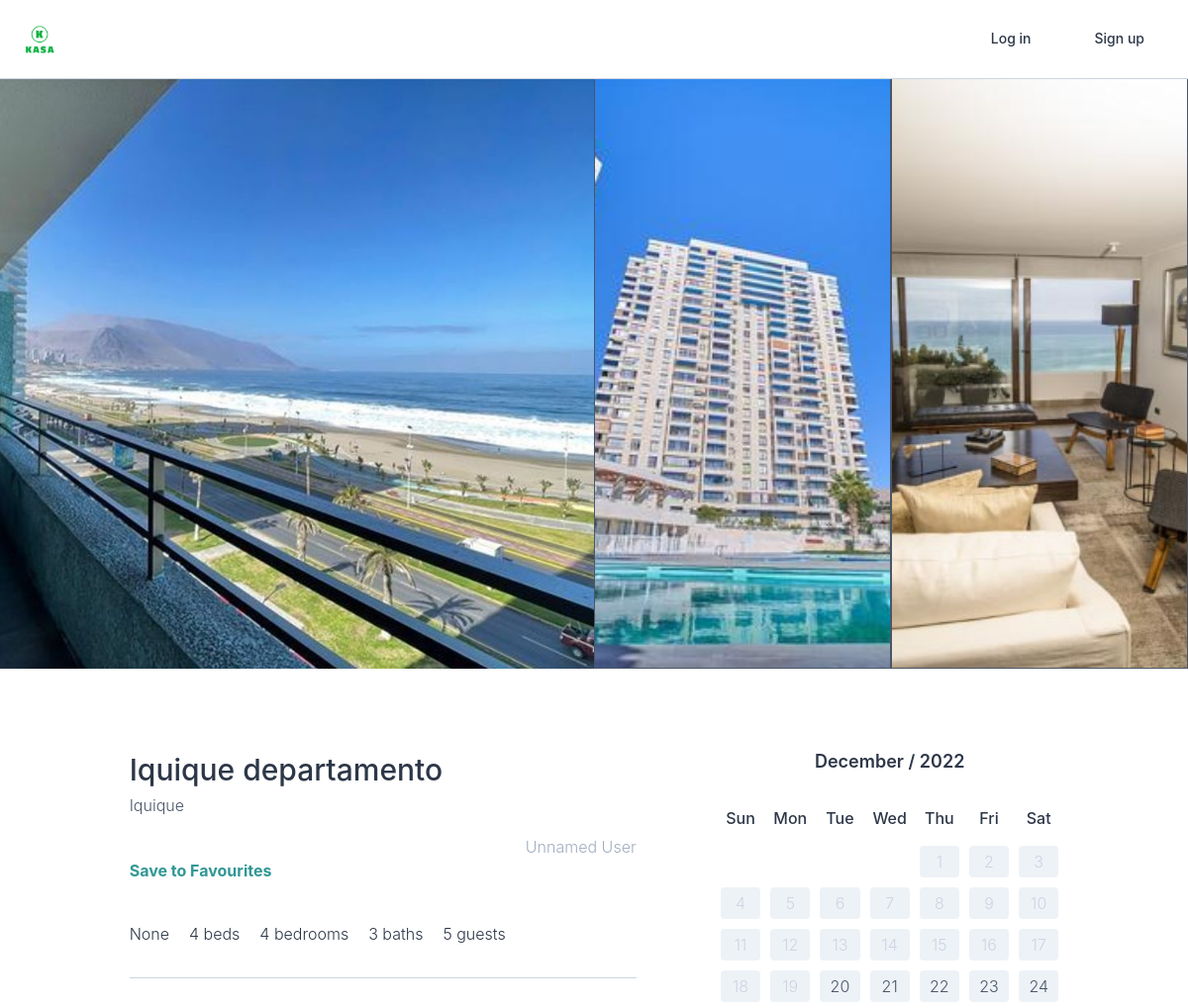
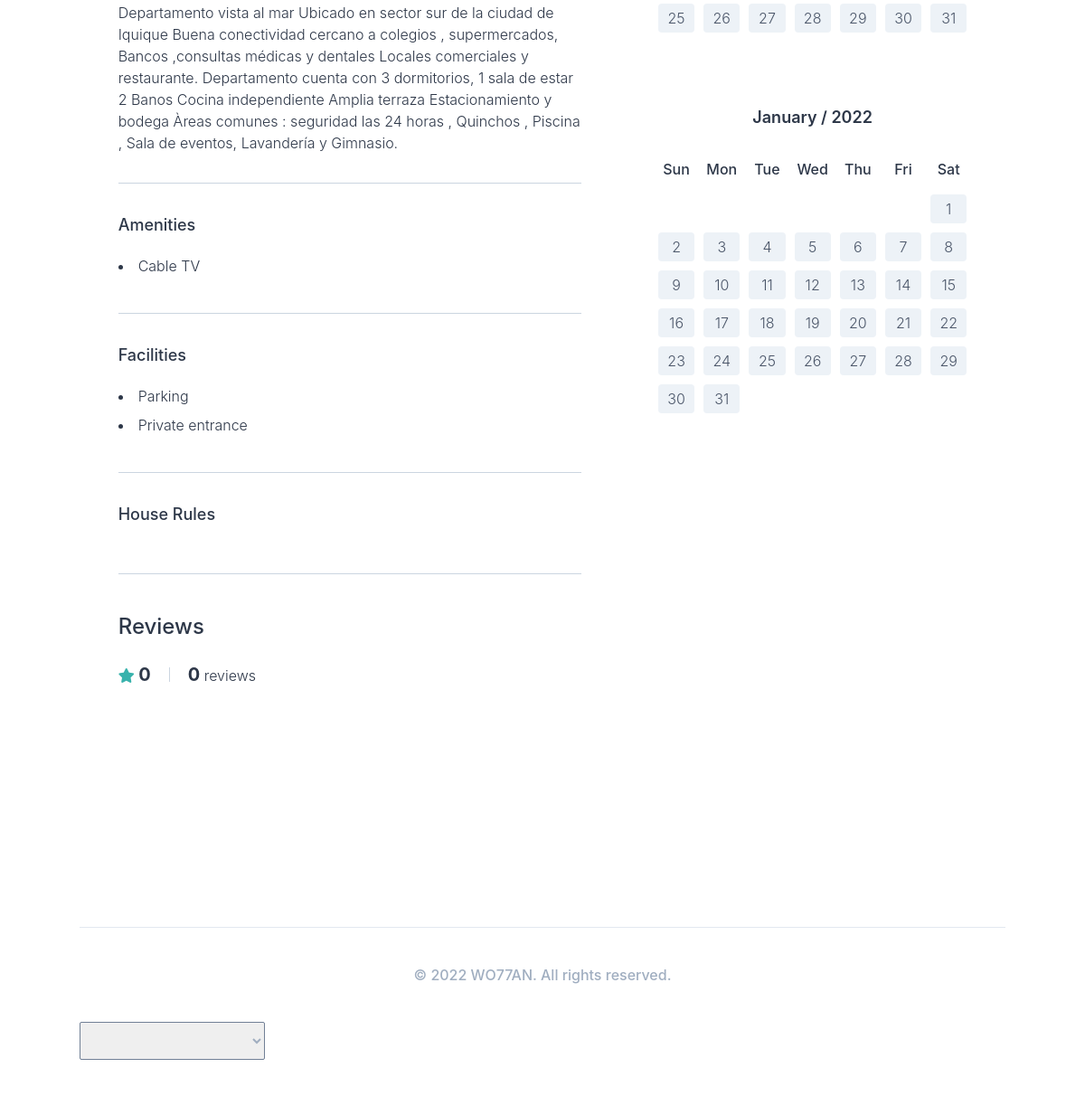
The page /rooms/77/ on the database its author committed (2 pictures, top to bottom).
### rooms/models.py (models this page shows, shortened)
class Room(core_models.TimeStampedModel):
    name = models.CharField(max_length=140)
    description = models.TextField()
    country = CountryField()
    city = models.CharField(max_length=80, default="Anywhere", blank=True, null=True, verbose_name="City")
    price = models.IntegerField()  # PositiveIntegerField
    address = models.CharField(max_length=140)
    guests = models.IntegerField(help_text="How many people will be staying?")
    bedrooms = models.IntegerField()
    beds = models.IntegerField()
    baths = models.IntegerField()
    parking = models.BooleanField(default=False)
    check_in = models.TimeField()
    check_out = models.TimeField()
    instant_book = models.BooleanField(default=False, verbose_name="Instant Book")
    host = models.ForeignKey("users.User", related_name="rooms", on_delete=models.CASCADE)
    room_type = models.ForeignKey("RoomType", related_name="rooms", on_delete=models.SET_NULL, null=True)
    amenities = models.ManyToManyField("Amenity", related_name="rooms", blank=True)
    facilities = models.ManyToManyField("Facility", related_name="rooms", blank=True)
    house_rules = models.ManyToManyField("HouseRule", related_name="rooms", blank=True)
    def total_rating(self):
        all_reviews = self.reviews.all()
        all_ratings = 0
        if len(all_reviews) > 0:
            for review in all_reviews:
                all_ratings += review.rating_average()
            return round(all_ratings / len(all_reviews), 2)
        return 0
    def first_photo(self):
        try:
            (photo,) = self.photos.all()[:1]
            return photo.file.url
        except ValueError:
            return None
    def get_next_four_photos(self):
        photos = self.photos.all()[1:5]
        return photos
    def get_calendars(self):
        now = timezone.now()
        this_year = now.year
        this_month = now.month
        next_month = this_month + 1
        if this_month == 12:
            next_month = 1
        this_month_cal = Calendar(this_year, this_month)
        next_month_cal = Calendar(this_year, next_month)
        return [this_month_cal, next_month_cal]

class Photo(core_models.TimeStampedModel):
    caption = models.CharField(max_length=80)
    file = models.ImageField(upload_to="room_photos")
    room = models.ForeignKey("Room", related_name="photos", on_delete=models.CASCADE)

class AbstractItem(core_models.TimeStampedModel):
    name = models.CharField(max_length=80)
    class Meta:
        abstract = True
    def __str__(self):
        return self.name

class Amenity(AbstractItem):
    class Meta:
        verbose_name_plural = "Amenities"

class Facility(AbstractItem):
    class Meta:
        verbose_name_plural = "Facilities"

### users/models.py (models this page shows, shortened)
class User(AbstractUser):
    GENDER_MALE = "male"
    GENDER_FEMALE = "female"
    GENDER_OTHER = "other"
    GENDER_CHOICES = (
        (GENDER_MALE, _("Male")),
        (GENDER_FEMALE, _("Female")),
        (GENDER_OTHER, _("Other")),
    )
    LANGUAGE_ENGLISH = "en"
    LANGUAGE_SPANISH = "es"
    LANGUAGE_CHOICES = (
        (LANGUAGE_ENGLISH, _("English")),
        (LANGUAGE_SPANISH, _("Spanish")),
    )
    CURRENCY_USD = "usd"
    CURRENCY_CLP = "clp"
    CURRENCY_CHOICES = ((CURRENCY_USD, "USD"), (CURRENCY_CLP, "CLP"))
    LOGIN_EMAIL = "email"
    LOGIN_GITHUB = "github"
    LOGIN_CHOICES = (
        (LOGIN_EMAIL, "Email"),
        (LOGIN_GITHUB, "Github"),
    )
    first_name = models.CharField(
        _("first name"), max_length=30, blank=True, default=""
    )
    avatar = models.ImageField(upload_to="avatars", blank=True)
    gender = models.CharField(
        _("gender"), choices=GENDER_CHOICES, max_length=10, blank=True
    )
    bio = models.TextField(_("bio"), blank=True)
    birthdate = models.DateField(blank=True, null=True)
    language = models.CharField(
        _("language"),
        choices=LANGUAGE_CHOICES,
        max_length=2,
        blank=True,
        default=LANGUAGE_ENGLISH,
    )
    currency = models.CharField(
        choices=CURRENCY_CHOICES, max_length=3, blank=True, default=CURRENCY_CLP
    )
    superhost = models.BooleanField(default=False)
    email_verified = models.BooleanField(default=False)
    email_secret = models.CharField(max_length=20, default="", blank=True)
    login_method = models.CharField(
        max_length=50, choices=LOGIN_CHOICES, default=LOGIN_EMAIL
    )
    objects = core_managers.CustomUserManager()
    def get_absolute_url(self):
        return reverse("users:profile", kwargs={"pk": self.pk})

### rooms/views.py (the view)
# urls.py: path("<int:pk>/", views.RoomDetail.as_view(), name="detail"),
class RoomDetail(DetailView):
    model = models.Room

### cal.py (called while the page is built)
    def __str__(self):
        return str(self.number)

    def get_days(self):
        weeks = self.monthdays2calendar(self.year, self.month)
        days = []
        for week in weeks:
            for day, _ in week:
                now = timezone.now()
                today = now.day
                month = now.month
                past = False
                if month == self.month:
                    if day <= today:
                        past = True
                new_day = Day(number=day, past=past, month=self.month, year=self.year)
                days.append(new_day)
        return days

    def get_month(self):
        return self.months[self.month - 1]

### lists/templatetags/on_favs.py (called while the page is built)
@register.simple_tag(takes_context=True)
def on_favs(context, room):
    user = context.request.user
    if user.is_authenticated:
        the_list = list_models.List.objects.get_or_none(user=user)
        if the_list is not None:
            return room in the_list.rooms.all()
        else:
            return False
    else:
        return False

### rooms/templatetags/is_booked.py (called while the page is built)
@register.simple_tag
def is_booked(room, day):
    if day.number == 0:
        return
    try:
        date = datetime.datetime(year=day.year, month=day.month, day=day.number)
        reservation_models.BookedDay.objects.get(day=date, reservation__room=room)
        return True
    except reservation_models.BookedDay.DoesNotExist:
        return False

### templates/rooms/room_detail.html (shortened to what this page needs)
{% extends "base.html" %}
{% load is_booked on_favs i18n %}
{% block content %}
    <div class="-mt-5 container max-w-full h-75vh flex mb-20">
        <div class="h-full w-1/2 bg-center bg-cover" style="background-image:url({{room.first_photo}})"></div>
        <div class="h-full w-1/2 flex flex-wrap">
            {% for photo in room.get_next_four_photos %}
                <div style="background-image:url({{photo.file.url}})" class="w-1/2 h-auto bg-cover bg-center border-gray-700 border"></div>
            {% endfor %}
        </div>
    </div>
    <div class="container mx-auto flex justify-around pb-56">
        <div class="w-1/2">
            <div class="flex justify-between">
                <div class="mb-5">
                    <h4 class="text-3xl font-medium mb-px">{{room.name}}</h4>
                    <span class="text-gray-700 font-light">{{room.city}}</span>
                </div>
                <a href="{{room.host.get_absolute_url}}" class="flex flex-col items-center">
                    {% include "mixins/user_avatar.html" with user=room.host %}
                    <span class="mt-2 text-gray-500">{{room.host.first_name}}</span>
                </a>
            </div>
            {% on_favs room as on_favs_boolean %}
            {% if on_favs_boolean %}
                <a class="block mb-10 w-2/6 text-teal-600 font-bold" href="{% url 'lists:toggle-room' room.pk %}?action=remove">{% trans "Remove from Favourites" %}</a>
            {% else %}
                <a class="block mb-10 w-2/6 text-teal-600 font-bold" href="{% url 'lists:toggle-room' room.pk %}?action=add">{% trans "Save to Favourites" %}</a>
            {% endif %}
            <div class="flex border-section">
                <span class="mr-5 font-light">{{room.room_type}}</span>
                <span class="mr-5 font-light">{{room.beds}} bed{{room.beds|pluralize}}</span>
                <span class="mr-5 font-light">{{room.bedrooms}} bedroom{{room.bedrooms|pluralize}}</span>
                <span class="mr-5 font-light">{{room.baths}} bath{{room.baths|pluralize}}</span>
                <span class="mr-5 font-light">{{room.guests}} guest{{room.guests|pluralize}}</span>
            </div>
            <p class="border-section">
                {{room.description}}
            </p>
            <div class="border-section">
                <h4 class="font-medium text-lg mb-5">Amenities</h4>
                {% for a in room.amenities.all %}
                    <li class="mb-2">{{a}}</li>
                {% endfor %}
            </div>
            <div class="border-section">
                <h4 class="font-medium text-lg mb-5">Facilities</h4>
                {% for a in room.facilities.all %}
                    <li class="mb-2">{{a}}</li>
                {% endfor %}
            </div>
            <div class="border-section">
                <h4 class="font-medium text-lg mb-5">House Rules</h4>
            </div>
            <div class="mt-10">
                <h4 class="font-medium text-2xl mb-5">Reviews</h4>
                <div class="flex items-center">
                    <div>
                        <i class="fas fa-star text-teal-500"></i>
                        <span class="font-bold text-xl">{{room.total_rating}}</span>
                    </div>
                    <div>
                        <span class="font-bold text-xl">{{room.reviews.count}}</span>
                        <span>review{{room.reviews.count|pluralize}}</span>
                    </div>
                </div>
            </div>
        </div>
        <div class="w-1/3">
            {% if room.host == user %}
                <a href="{% url 'rooms:edit' room.pk %}" class="btn-link block">Edit Room</a>
            {% else %}
                {% if not request.session.is_hosting %}
                    {% for calendar in room.get_calendars %}
                    <div class="mb-20">
                        <span class="text-center font-semibold text-lg block mb-8">{{calendar.get_month}} / {{calendar.year}}</span>
                        <div class="cal-grid font-medium mb-4">
                            {% for day in calendar.day_names  %}
                                <span>{{day}}</span>
                            {% endfor %}
                        </div>
                        <div class="cal-grid">
                            {% for day in calendar.get_days  %}
                                {% is_booked room day as is_booked_bool %}
                                {% if day.number != 0 %}
                                    {% if day.past %}
                                        <span class="cal-number bg-gray-200 text-gray-400">{{day}}</span>
                                    {% elif is_booked_bool %}
                                        <span class="cal-number bg-gray-200 text-gray-400 line-through">{{day}}</span>
                                    {% else %}
                                        <a href="{% url 'reservations:create' room.pk day.year day.month day.number %}" class="cal-number bg-gray-200 text-gray-700 hover:bg-teal-400 hover:text-white hover:font-medium">{{day}}</a>
                                    {% endif %}
                                {% else %}
                                  <span></span>
                                {% endif %}
                            {% endfor %}
                        </div>
                    </div>
                    {% endfor %}
                {% endif %}
            {% endif %}
        </div>
    </div>
{% endblock content %}

### templates/base.html (shortened to what this page needs)
{% load static i18n %}
<!DOCTYPE html>
<html lang="en">
  <head>
    <link rel="stylesheet" href="https://use.fontawesome.com/releases/v5.11.2/css/all.css">
    <link rel="stylesheet" href="{% static 'css/styles.css' %}">
  </head>
  <body class="text-gray-800 mt-24 font-light">
    <header class="container max-w-full inset-0 flex items-center justify-between px-6 h-20 border-b border-gray-400 fixed bg-white">
      <div class="flex items-center w-1/3">
        <a href="{% url "core:home" %}" class="mr-6">
            <img class="w-8" src="{% static 'img/logo.png' %}"  alt=""/>
        </a>
      </div>
      {% include "partials/nav.html" %}
    </header>
    {% block content %}{% endblock %}
    {% include "partials/footer.html" %}
  </body>
</html>

### templates/partials/nav.html
{% load i18n %}
<ul class="flex items-center text-sm font-medium h-full">
    {% if user.is_authenticated %}
        <li class="nav_link">
            <a href="{% url 'users:switch-hosting' %}">
                {% if request.session.is_hosting %}
                    {% trans "Stop hosting" %}
                {% else %}
                    {% trans "Start hosting" %}
                {% endif %}
            </a>
        </li>
        {% if request.session.is_hosting %}
            <li class="nav_link"><a href="{% url 'rooms:create' %}">{% trans "Create Room" %}</a></li>
        {% endif %}
        <li class="nav_link"><a href="{% url 'lists:see-favs' %}">{% trans "Favs" %} ({{user.list.rooms.count}})</a></li>
        <li class="nav_link"><a href="{{user.get_absolute_url}}">{% trans "Profile" %}</a></li>
        <li class="nav_link"><a href="{% url "users:logout" %}">{% trans "Log out" %}</a></li>
    {% else %}
        <li class="nav_link"><a href="{% url "users:login" %}">{% trans "Log in" %}</a></li>
        <li class="nav_link"><a href="{% url "users:signup" %}">{% trans "Sign up" %}</a></li>
    {% endif %}
</ul>

### templates/mixins/user_avatar.html
{% if user.avatar %}
    <div class="{{h_and_w|default:'h-20 w-20'}} rounded-full bg-cover" style="background-image: url({{user.avatar.url}});">
{% else %}
    <div class="{{h_and_w|default:'h-20 w-20'}} bg-gray-700 rounded-full text-white flex justify-center items-center overflow-hidden">
        <span class="{{text|default:'text-3xl'}}">{{user.first_name|first}}</span>
    {% endif %}
</div>

### templates/partials/footer.html (shortened to what this page needs)
{% load i18n %}
<footer class="container mx-auto text-center py-10 border-t font-medium text-gray-500">
    <div class="flex flex-col">
        <span>&copy; 2022 WO77AN. {% trans "All rights reserved" %}.</span>
    </div>
    <div class="mt-10 flex">
        {% get_current_language as LANGUAGE_CODE %}
        <select class="w-1/5 h-8" id="js-lang">
            <option value="en"
                {% if LANGUAGE_CODE == 'en' %}
                selected
                {% endif %}
            >English</option>
        </select>
    </div>
</footer>

### rows shown on the page
Room: first_photo (picture), name "Iquique departamento", city "Iquique", host.first_name "Unnamed User", room_type "None", beds "4", bedrooms "4", baths "3", guests "5", description "Departamento vista al mar Ubicado en sector sur de la ciudad de Iquique Buena conectividad cercano a colegios , supermercados, Bancos ,consultas médicas y dentales Locales comerciales y restaurante. Departamento cuenta con 3 dormitorios, 1 sala de estar 2 Banos Cocina independiente Amplia terraza Estacionamiento y bodega Àreas comunes : seguridad las 24 horas , Quinchos , Piscina , Sala de eventos, Lavandería y Gimnasio.", total_rating "0", reviews.count "0"
Photo: file (picture)
Photo: file (picture)
Amenity: name "Cable TV"
Facility: name "Parking"
Facility: name "Private entrance"

### other values the page prints
{{ calendar.get_month }} "December" "January"
{{ calendar.year }} "2022" "2022"
{{ day }} "Sun" "Mon" "Tue" "Wed" "Thu" "Fri" "Sat" "Sun" "Mon" "Tue" "Wed" "Thu" "Fri" "Sat"
{{ day }} "1" "2" "3" "4" "5" "6" "7" "8" "9" "10" "11" "12" "13" "14" "15" "16" "17" "18" "19"
{{ day }} "20" "21" "22" "23" "24" "25" "26" "27" "28" "29" "30" "31" "1" "2" "3" "4" "5" "6" "7" "8" "9" "10" "11" "12" "13" "14" "15" "16" "17" "18" "19" "20" "21" "22" "23" "24" "25" "26" "27" "28" "29" "30" "31"
